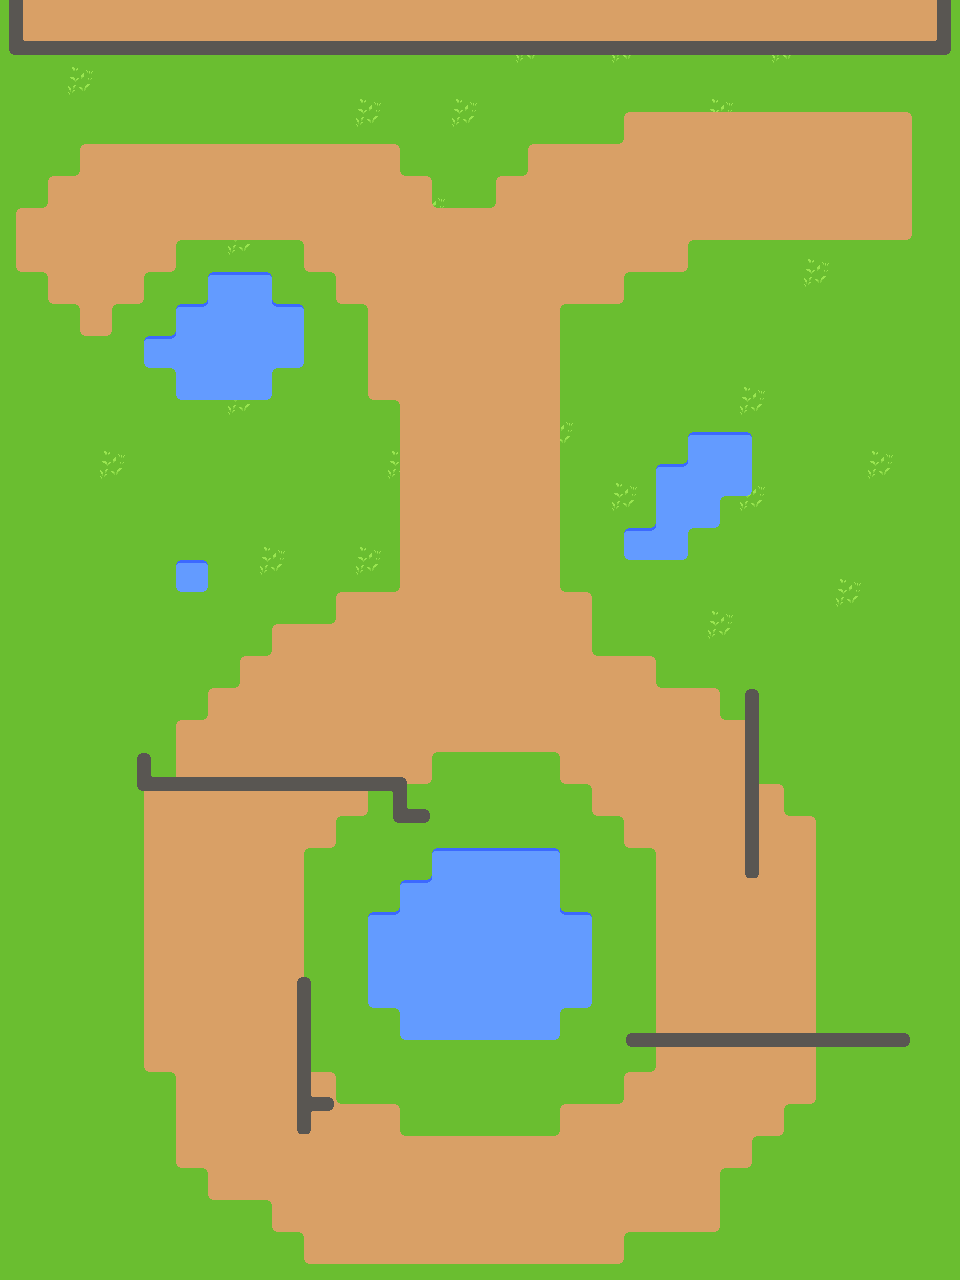

Rendered tile map (Tiled .tmx) drawn with the repository's tilesets; below, a short description and the map source with its tile grids summarised:
An orthogonal 30x40 tile map with 32x32 px tiles, 5 tile layers (Grass, Inside, Path, Water, ...) and 18 objects (10x Flower, 3x Portal, 3x Butterfly, Zone, Spawn).

<map version="1.10" tiledversion="1.11.2" orientation="orthogonal" renderorder="right-down" width="30" height="40" tilewidth="32" tileheight="32" infinite="0" nextlayerid="10" nextobjectid="20">
 <properties>
  <property name="description" value="Bliss" />
  <property name="location" value="outside" />
  <property name="name" value="Home" />
 </properties>
 <tileset firstgid="1" source="walls3.tsx" />
 <layer id="1" name="Grass" width="30" height="40">
  <data>[1200 cells, 1200 non-empty, 2 distinct tile ids]</data>
 </layer>
 <layer id="3" name="Inside" width="30" height="40">
  <data>[1200 cells, 60 non-empty, 6 distinct tile ids]</data>
 </layer>
 <layer id="8" name="Path" width="30" height="40">
  <data>[1200 cells, 531 non-empty, 13 distinct tile ids]</data>
 </layer>
 <layer id="9" name="Water" width="30" height="40">
  <data>[1200 cells, 95 non-empty, 13 distinct tile ids]</data>
 </layer>
 <layer id="2" name="Walls" width="30" height="40">
  <data>[1200 cells, 68 non-empty, 10 distinct tile ids]</data>
 </layer>
 <objectgroup id="7" name="Zones">
  <object id="17" name="Zone" x="0" y="64" width="960" height="576">
   <properties>
    <property name="displayName" value="Chatroom" />
    <property name="type" value="social" />
   </properties>
  </object>
 </objectgroup>
 <objectgroup id="4" name="Objects">
  <object id="1" name="Flower" x="480" y="256" width="64" height="64">
   <properties>
    <property name="variant" value="flower_1" />
   </properties>
  </object>
  <object id="2" name="Flower" x="128" y="416" width="64" height="64">
   <properties>
    <property name="variant" value="flower_2" />
   </properties>
  </object>
  <object id="3" name="Flower" x="736" y="320" width="64" height="64">
   <properties>
    <property name="variant" value="flower_3" />
   </properties>
  </object>
  <object id="4" name="Flower" x="736" y="160" width="64" height="64">
   <properties>
    <property name="variant" value="flower_1" />
   </properties>
  </object>
  <object id="5" name="Flower" x="448" y="448" width="64" height="64">
   <properties>
    <property name="variant" value="flower_2" />
   </properties>
  </object>
  <object id="6" name="Flower" x="32" y="96" width="64" height="64">
   <properties>
    <property name="variant" value="flower_3" />
   </properties>
  </object>
  <object id="7" name="Flower" x="64" y="544" width="64" height="64">
   <properties>
    <property name="variant" value="flower_1" />
   </properties>
  </object>
  <object id="8" name="Flower" x="192" y="192" width="64" height="64">
   <properties>
    <property name="variant" value="flower_2" />
   </properties>
  </object>
  <object id="9" name="Flower" x="352" y="96" width="64" height="64">
   <properties>
    <property name="variant" value="flower_3" />
   </properties>
  </object>
  <object id="10" name="Flower" x="736" y="512" width="64" height="64">
   <properties>
    <property name="variant" value="flower_1" />
   </properties>
  </object>
  <object id="11" name="Portal" x="256" y="448" width="128" height="128">
   <properties>
    <property name="portalId" value="outside_house" />
    <property name="targetMap" value="House" />
    <property name="targetPortalId" value="house_outside" />
   </properties>
  </object>
  <object id="17" name="Portal" x="800" y="64" width="128" height="128">
   <properties>
    <property name="portalId" value="outside_field" />
    <property name="targetMap" value="FieldTest" />
    <property name="targetPortalId" value="field_outside" />
    <property name="variant" value="red_portal" />
   </properties>
  </object>
  <object id="19" name="Portal" x="96" y="896" width="128" height="128">
   <properties>
    <property name="portalId" value="outside_forest" />
    <property name="targetMap" value="Forest" />
    <property name="targetPortalId" value="forest_outside" />
    <property name="variant" value="blue_portal" />
   </properties>
  </object>
  <object id="16" name="Spawn" x="544" y="224" width="192" height="192">
   <properties>
    <property name="displayName" value="Your Yard" />
    <property name="type" value="myte" />
   </properties>
  </object>
 </objectgroup>
 <objectgroup id="6" name="Mobs">
  <object id="13" name="Butterfly" x="544" y="448" width="64" height="64">
   <properties>
    <property name="variant" value="small" />
   </properties>
  </object>
  <object id="14" name="Butterfly" x="608" y="160" width="64" height="64">
   <properties>
    <property name="variant" value="yellow_butterfly" />
   </properties>
  </object>
  <object id="15" name="Butterfly" x="864" y="576" width="64" height="64">
   <properties>
    <property name="variant" value="blue_butterfly" />
   </properties>
  </object>
 </objectgroup>
</map>
